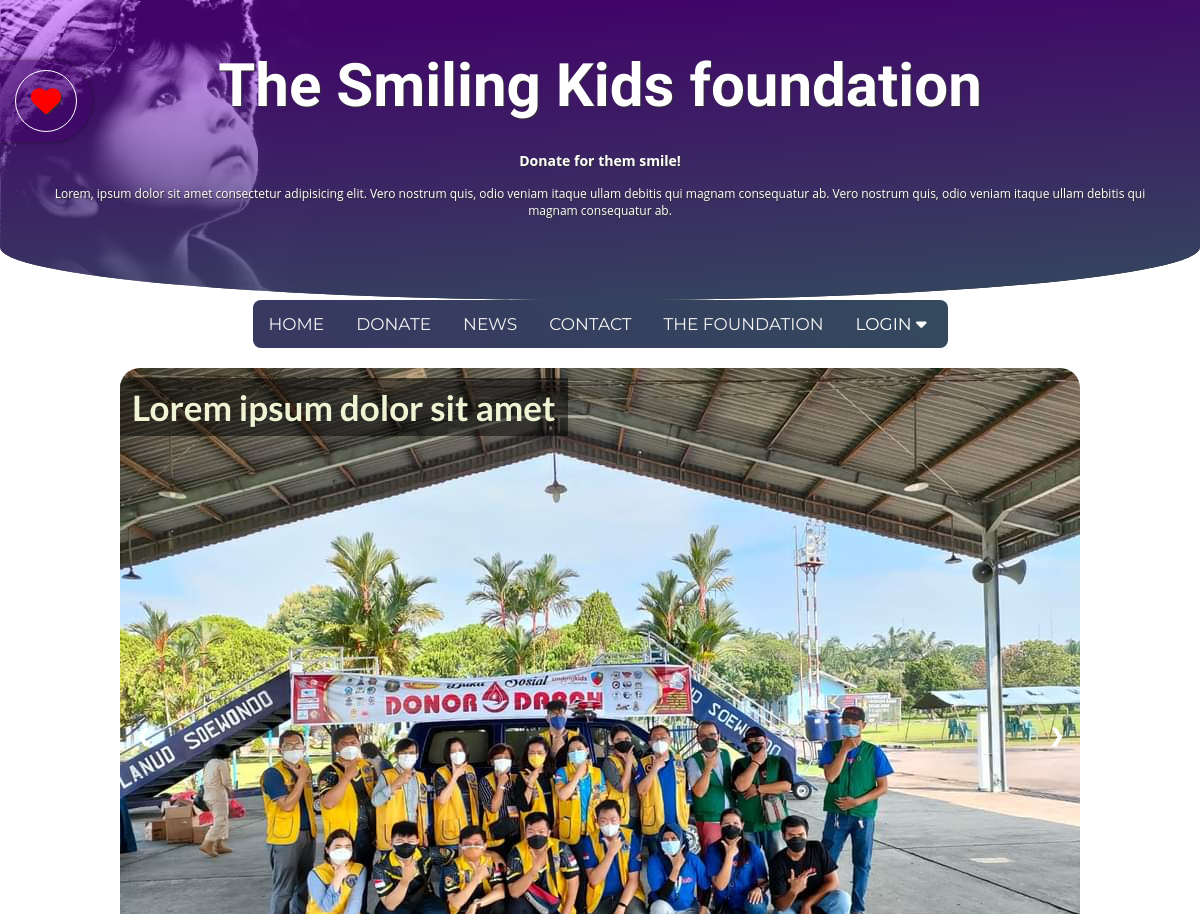
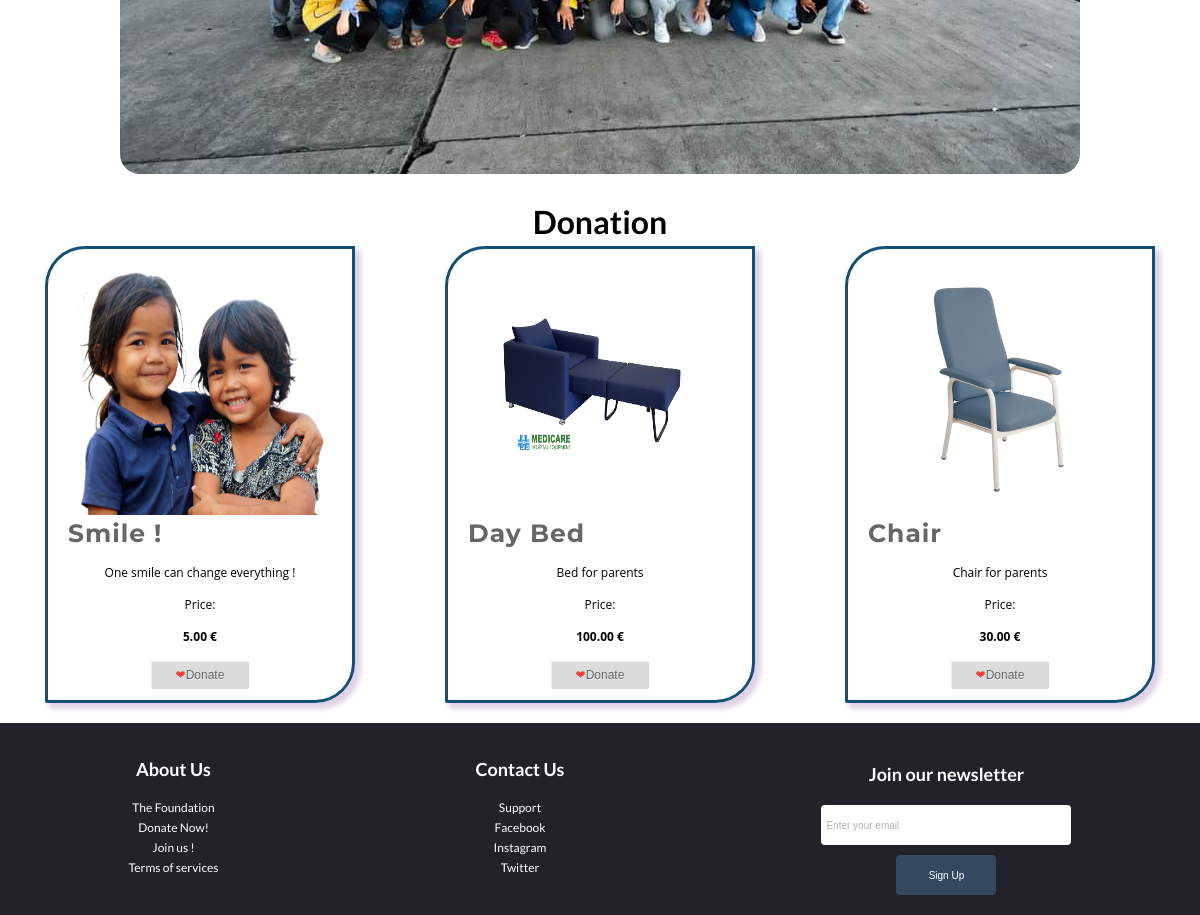
The page / on the database its author committed (2 pictures, top to bottom).
### tables this page shows
CREATE TABLE `products` (
  `id` int(11) NOT NULL,
  `name` varchar(255) NOT NULL,
  `description` longtext NOT NULL,
  `price` decimal(11,0) NOT NULL,
  `image` varchar(255) NOT NULL
);

### services/utils.php (called while the page is built, shortened)
<?php
function render(string $path, array $variables = []): void {
    extract($variables);
    require "$path.phtml";
    $pageContent = ob_get_clean();
    require dirname(__DIR__).'/views/layout.phtml';
}

### index.php (called while the page is built, shortened)
<?php
require_once 'services/utils.php';
require "models/Session.php";
$pagePath = 'home';
$product = new Product;
$products = $product->findAll();
render(__DIR__."/views/$pagePath", compact('pageTitle', 'products'));

### models/Model.php (called while the page is built, shortened)
<?php
abstract class Model
{
      protected $database;
      protected string $table;
      public function __construct() {
            try{
                  $this->database = new PDO('mysql:host=db.3wa.io;dbname=rudysaksik_Projet;charset=UTF8',
					'rudysaksik',
					'9efbf4f6e7a53515252a454952cd649f',
                  [
                        PDO::ATTR_ERRMODE => PDO::ERRMODE_EXCEPTION,
                        PDO::ATTR_DEFAULT_FETCH_MODE => PDO::FETCH_ASSOC
                  ]
                  );
            } catch(PDOException $e) {
                  echo $e->getMessage();
            }
      }
    public function findAll(): ?array {
        try {
            $query = $this->database->query("Select * from {$this->table}");
            $result = $query->fetchAll();
            return $result ?? [];
        } catch (PDOException $e) {
            echo $e->getMessage();
            die;
        }
    }
}

### models/Session.php (called while the page is built, shortened)
<?php
class Session {
    public static function isConnected(): bool{
        return isset($_SESSION['auth']) ?? false;
    }
}

### views/home.phtml (the view, shortened to what this page needs)
<section class="section-carousel">
	<div class="slidercontainer">
        <div class="showSlide fade">
            <img src="./img/slider/slider1.jpg" alt="slider1" />
            <div class="content"><h3>Lorem ipsum dolor sit amet</h3></div>
        </div>
        <a class="slider-left" onclick="nextSlide(-1)">❮</a>
        <a class="slider-right" onclick="nextSlide(1)">❯</a>
    </div>
</section>
<section class="donation-selection">
    <h2>Donation</h2>
    <div class="flex-donation">
    <?php foreach($products as $element):?>
        <div class="donate-product-border">
            <article>
                <figure>
                    <img class="product-img" src="./img/<?= htmlspecialchars($element["image"]).'.png'; ?>" alt="products" height=200 width=250 />
                    <figcaption><h3><?= htmlspecialchars($element["name"]); ?></h3></figcaption>
                </figure>
            <p><?= htmlspecialchars($element["description"]); ?></p>
            <p>Price:</p>
            <p class="price"><strong><?php $price=floatval($element["price"]);?>
            <span><?= number_format($price,2) ?> €</span></strong>
            </p>
            <button class="btn-love-donate add addtocart" data-id="<?= htmlspecialchars($element["id"]); ?>" data-price="<?= htmlspecialchars($element["price"]); ?>" data-name="<?= htmlspecialchars($element["name"]); ?>"><span>&#x2764;</span>Donate</button>
            </article>
        </div>
    <?php endforeach; ?>
    </div>
</section>

### views/layout.phtml (shortened to what this page needs)
<!DOCTYPE html>
<html lang="en">
<head>
  <link rel="stylesheet" href="https://cdnjs.cloudflare.com/ajax/libs/font-awesome/5.13.1/css/all.min.css" type="text/css" />
  <link rel="stylesheet" type="text/css" href="css/style.css">
  <link rel="stylesheet" href="https://cdnjs.cloudflare.com/ajax/libs/ionicons/4.5.6/css/ionicons.min.css"
  />
  <link rel="stylesheet" href="https://cdnjs.cloudflare.com/ajax/libs/font-awesome/6.0.0-beta3/css/all.min.css"
  />
</head>
<body>
  <header>
    <div class="curve">
      <div class="overlay">
        <p class="panier">
          <a href="cart.php"><i class="fa-solid fa-heart fa-beat"></i></a>
        </p>
        <h1>The Smiling Kids foundation</h1>
        <h3>Donate for them smile!</h3>
        <p>Lorem, ipsum dolor sit amet consectetur adipisicing elit. Vero nostrum quis, odio veniam itaque ullam debitis qui magnam consequatur ab. Vero nostrum quis, odio veniam itaque ullam debitis qui magnam consequatur ab.</p>
      </div>
    </div>
    <div class="topnav" id="myTopnav">
      <a href="index.php">Home</a>
      <a href="donation.php">Donate</a>
      <a href="news.php">News</a>
      <a href="contact.php">Contact</a>
      <a href="about-us.php">The Foundation</a>
      <?php if(Session::isConnected() && $_SESSION['auth']): ?>
      <div class="dropdown">
        <button class="dropbtn"><i class="fas fa-user"></i>
                      <i class="fa fa-caret-down"></i>
                    </button>
        <div class="dropdown-content">
          <a href="myprofile.php">My Profile</a>
          <a href="logout.php">Logout</a>
        </div>
      </div>
      <?php else: ?>
      <div class="dropdown">
        <button class="dropbtn">Login
                      <i class="fa fa-caret-down"></i>
                    </button>
      </div>
      <?php endif ; ?>
    </div>
  </header>
  <main>
    <?= $pageContent ?>
  </main>
  <footer class="footer-container">
    <div class="footer">
      <div class="footer-heading">
        <h2>About Us</h2>
        <a href="about-us.php">The Foundation</a>
        <a href="">Donate Now!</a>
        <a href="">Join us !</a>
        <a href="">Terms of services</a>
      </div>
      <div class="footer-heading">
        <h2>Contact Us</h2>
        <a href="contact.php">Support</a>
        <a href="">Facebook</a>
        <a href="">Instagram</a>
        <a href="">Twitter</a>
      </div>
      <div class="footer-email-form">
        <h2>Join our newsletter</h2>
        <input type="email" name="mail" id="footer-email" placeholder="Enter your email">
        <input type="submit" value="Sign Up" id="footer-email-btn">
      </div>
    </div>
  </footer>
</body>
</html>

### rows shown on the page
products: image (picture), name "Smile !", description "One smile can change everything !", price "5.00"
products: image (picture), name "Day Bed", description "Bed for parents", price "100.00"
products: image (picture), name "Chair", description "Chair for parents", price "30.00"
